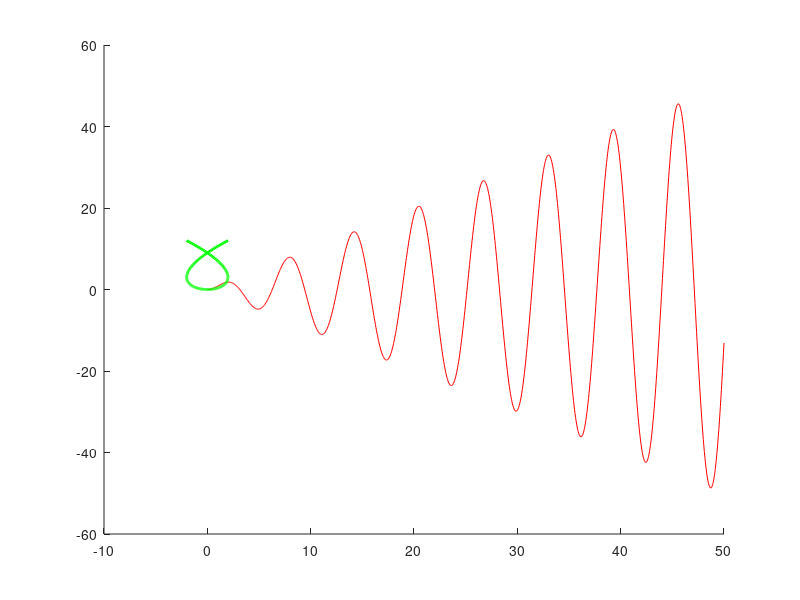
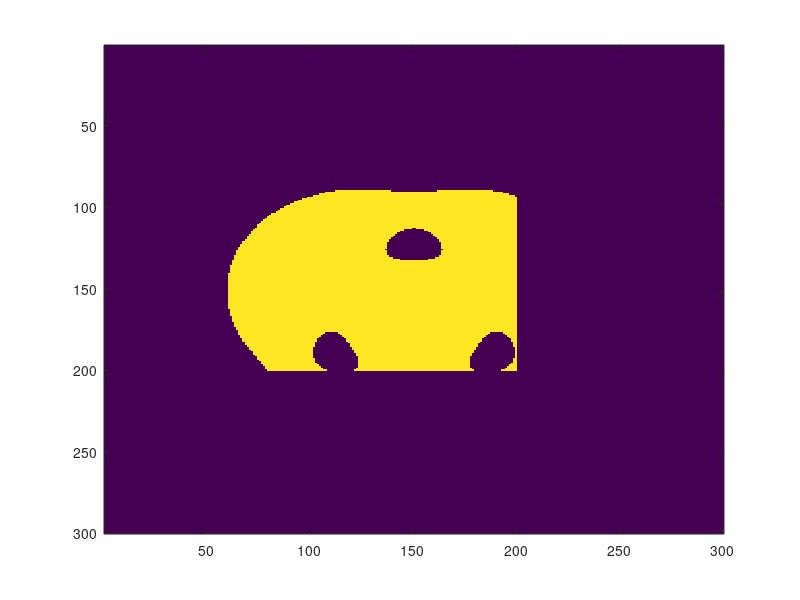

Reproduce these figures in MATLAB, in order.
# Keep plots
	hold on

# 1
	s=linspace(0,50,1000);
	plot( s, s.*sin(s), 'r')

# 2
	t=linspace(-2,2,200);
	X=t.*(3-t.^2);
	Y=3*t.^2;
	plot(X, Y, 'g','LineWidth',2)

# 3
	M=zeros(300);
	Z=linspace(-5,5,300);
	for i=1:200
		for j=1:200
			y=Z(i);
			x=Z(j);
			f =((x-1)^2+y^2-4)*((x+1)^2+y^2-4)*(x^2+(y-sqrt(3))^2-4);
			if(f<10)
				M(i,j)=10;
			elseif(f<5)
				M(i,j)=5;
			elseif(f<1)
				M(i,j)=1;
			end
		end
	end
	figure(3)
	imagesc(M)
